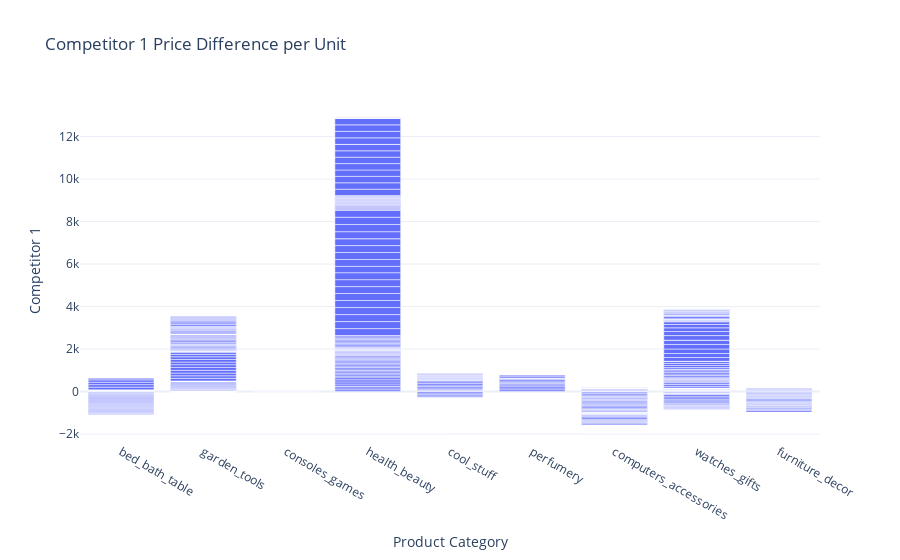
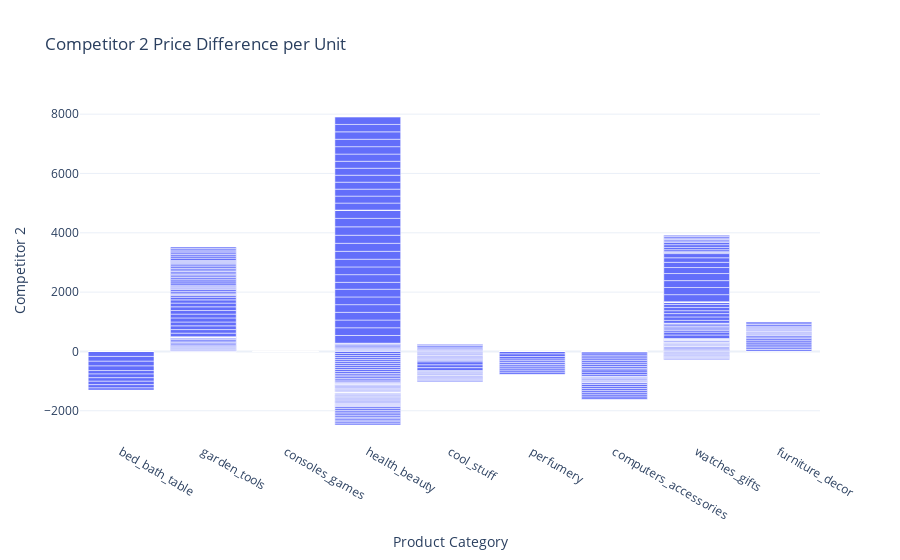
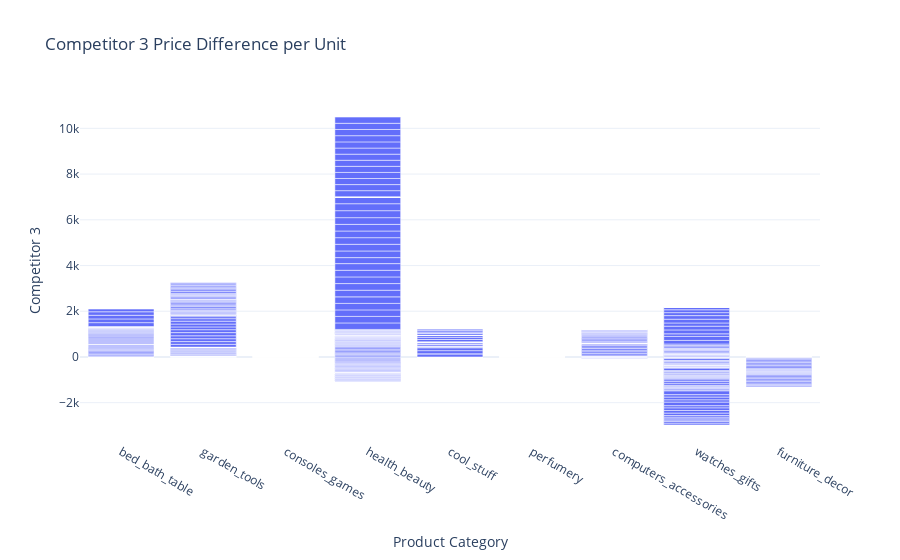

Here is the notebook cell these charts were saved with, in order:
### Code cell
df['comp1_diff'] = df['unit_price'] - df['comp_1']
df['comp2_diff'] = df['unit_price'] - df['comp_2']
df['comp3_diff'] = df['unit_price'] - df['comp_3']

for i in range(1,4):
    comp = f"comp{i}_diff"
    fig = px.bar(x=df['product_category_name'],
                 y=df[comp],
                 title=f"Competitor {i} Price Difference per Unit",
                 labels={
                     'x': 'Product Category',
                     'y': f'Competitor {i}'
                 })
    fig.show()

### Figure 1 — Plotly figure (JSON) as saved in the notebook; plotly's stock layout.template omitted (floating-point values rounded to 4 significant figures; data arrays with more than 128 entries replaced by an {"elided": "..."} marker saying what was removed)
{"data": [{"alignmentgroup": "True", "hovertemplate": "Product Category=%{x}<br>Competitor 1=%{y}<extra></extra>", "legendgroup": "", "marker": {"color": "#636efa", "pattern": {"shape": ""}}, "name": "", "offsetgroup": "", "orientation": "v", "showlegend": false, "textposition": "auto", "type": "bar", "x": {"elided": "676 str values"}, "xaxis": "x", "y": {"elided": "676 float values"}, "yaxis": "y"}], "layout": {"barmode": "relative", "legend": {"tracegroupgap": 0}, "title": {"text": "Competitor 1 Price Difference per Unit"}, "xaxis": {"anchor": "y", "domain": [0, 1], "title": {"text": "Product Category"}}, "yaxis": {"anchor": "x", "domain": [0, 1], "title": {"text": "Competitor 1"}}}}

### Figure 2 — Plotly figure (JSON) as saved in the notebook; plotly's stock layout.template omitted (floating-point values rounded to 4 significant figures; data arrays with more than 128 entries replaced by an {"elided": "..."} marker saying what was removed)
{"data": [{"alignmentgroup": "True", "hovertemplate": "Product Category=%{x}<br>Competitor 2=%{y}<extra></extra>", "legendgroup": "", "marker": {"color": "#636efa", "pattern": {"shape": ""}}, "name": "", "offsetgroup": "", "orientation": "v", "showlegend": false, "textposition": "auto", "type": "bar", "x": {"elided": "676 str values"}, "xaxis": "x", "y": {"elided": "676 float values"}, "yaxis": "y"}], "layout": {"barmode": "relative", "legend": {"tracegroupgap": 0}, "title": {"text": "Competitor 2 Price Difference per Unit"}, "xaxis": {"anchor": "y", "domain": [0, 1], "title": {"text": "Product Category"}}, "yaxis": {"anchor": "x", "domain": [0, 1], "title": {"text": "Competitor 2"}}}}

### Figure 3 — Plotly figure (JSON) as saved in the notebook; plotly's stock layout.template omitted (floating-point values rounded to 4 significant figures; data arrays with more than 128 entries replaced by an {"elided": "..."} marker saying what was removed)
{"data": [{"alignmentgroup": "True", "hovertemplate": "Product Category=%{x}<br>Competitor 3=%{y}<extra></extra>", "legendgroup": "", "marker": {"color": "#636efa", "pattern": {"shape": ""}}, "name": "", "offsetgroup": "", "orientation": "v", "showlegend": false, "textposition": "auto", "type": "bar", "x": {"elided": "676 str values"}, "xaxis": "x", "y": {"elided": "676 float values"}, "yaxis": "y"}], "layout": {"barmode": "relative", "legend": {"tracegroupgap": 0}, "title": {"text": "Competitor 3 Price Difference per Unit"}, "xaxis": {"anchor": "y", "domain": [0, 1], "title": {"text": "Product Category"}}, "yaxis": {"anchor": "x", "domain": [0, 1], "title": {"text": "Competitor 3"}}}}
